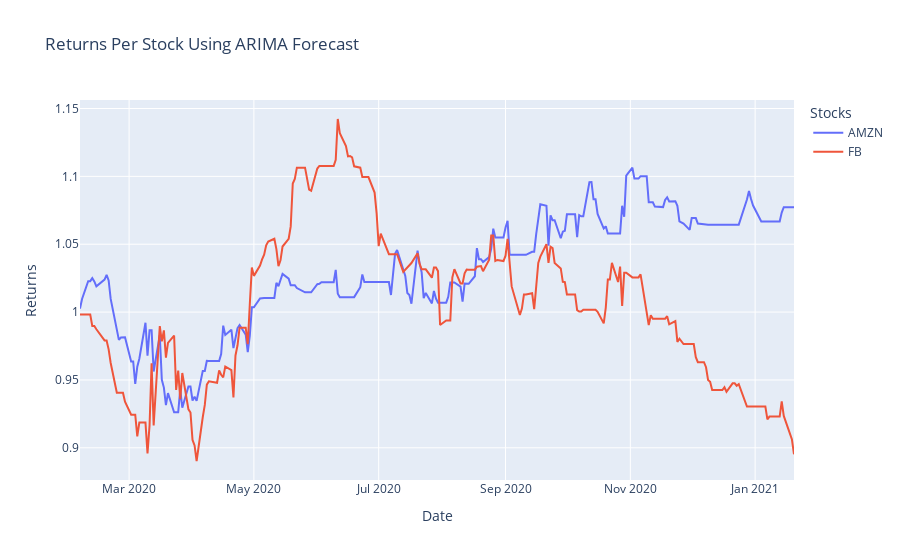

The cell this chart's notebook holds for it:
### Code cell
# Calculating Returns by multiplying the 
# positions by the log returns
returns = trade_df['Positions'] * trade_df['LogReturns']
# Calculating the performance as we take the cumulative 
# sum of the returns and transform the values back to normal
performance = returns.cumsum().apply(np.exp)
# Plotting the performance per stock
px.line(performance,
        x=performance.index,
        y=performance.columns,
        title='Returns Per Stock Using ARIMA Forecast',
        labels={'variable':'Stocks',
                'value':'Returns'})

### Figure 1 — Plotly figure (JSON) as saved in the notebook; plotly's stock layout.template omitted (floating-point values rounded to 4 significant figures; data arrays with more than 128 entries replaced by an {"elided": "..."} marker saying what was removed)
{"data": [{"hovertemplate": "Stocks=AMZN<br>Date=%{x}<br>Returns=%{y}<extra></extra>", "legendgroup": "AMZN", "line": {"color": "#636efa", "dash": "solid"}, "mode": "lines", "name": "AMZN", "orientation": "v", "showlegend": true, "type": "scatter", "x": {"elided": "241 str values"}, "xaxis": "x", "y": {"elided": "241 float values"}, "yaxis": "y"}, {"hovertemplate": "Stocks=FB<br>Date=%{x}<br>Returns=%{y}<extra></extra>", "legendgroup": "FB", "line": {"color": "#EF553B", "dash": "solid"}, "mode": "lines", "name": "FB", "orientation": "v", "showlegend": true, "type": "scatter", "x": {"elided": "241 str values"}, "xaxis": "x", "y": {"elided": "241 float values"}, "yaxis": "y"}], "layout": {"legend": {"title": {"text": "Stocks"}, "tracegroupgap": 0}, "title": {"text": "Returns Per Stock Using ARIMA Forecast"}, "xaxis": {"anchor": "y", "domain": [0, 1], "title": {"text": "Date"}}, "yaxis": {"anchor": "x", "domain": [0, 1], "title": {"text": "Returns"}}}}
